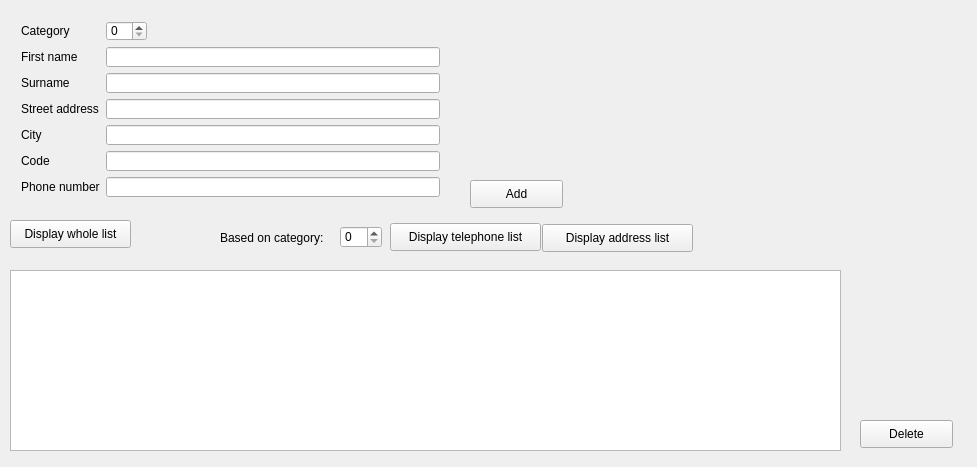
<?xml version="1.0" encoding="UTF-8"?>
<ui version="4.0">
 <class>MainWindow</class>
 <widget class="QMainWindow" name="MainWindow">
  <property name="geometry">
   <rect>
    <x>0</x>
    <y>0</y>
    <width>977</width>
    <height>467</height>
   </rect>
  </property>
  <property name="windowTitle">
   <string>Contacts</string>
  </property>
  <widget class="QWidget" name="centralWidget">
   <widget class="QWidget" name="formLayoutWidget">
    <property name="geometry">
     <rect>
      <x>10</x>
      <y>10</y>
      <width>441</width>
      <height>198</height>
     </rect>
    </property>
    <layout class="QFormLayout" name="formLayout">
     <property name="fieldGrowthPolicy">
      <enum>QFormLayout::AllNonFixedFieldsGrow</enum>
     </property>
     <item row="0" column="0">
      <widget class="QLabel" name="label">
       <property name="text">
        <string>Category</string>
       </property>
      </widget>
     </item>
     <item row="0" column="1">
      <widget class="QSpinBox" name="category">
       <property name="sizePolicy">
        <sizepolicy hsizetype="Fixed" vsizetype="Fixed">
         <horstretch>0</horstretch>
         <verstretch>0</verstretch>
        </sizepolicy>
       </property>
      </widget>
     </item>
     <item row="1" column="0">
      <widget class="QLabel" name="label_2">
       <property name="text">
        <string>First name</string>
       </property>
      </widget>
     </item>
     <item row="1" column="1">
      <widget class="QLineEdit" name="firstName"/>
     </item>
     <item row="2" column="0">
      <widget class="QLabel" name="label_3">
       <property name="text">
        <string>Surname</string>
       </property>
      </widget>
     </item>
     <item row="3" column="0">
      <widget class="QLabel" name="label_4">
       <property name="text">
        <string>Street address</string>
       </property>
      </widget>
     </item>
     <item row="4" column="0">
      <widget class="QLabel" name="label_6">
       <property name="text">
        <string>City</string>
       </property>
      </widget>
     </item>
     <item row="5" column="0">
      <widget class="QLabel" name="label_5">
       <property name="text">
        <string>Code</string>
       </property>
      </widget>
     </item>
     <item row="6" column="0">
      <widget class="QLabel" name="label_7">
       <property name="text">
        <string>Phone number</string>
       </property>
      </widget>
     </item>
     <item row="2" column="1">
      <widget class="QLineEdit" name="surname"/>
     </item>
     <item row="3" column="1">
      <widget class="QLineEdit" name="address"/>
     </item>
     <item row="4" column="1">
      <widget class="QLineEdit" name="city"/>
     </item>
     <item row="5" column="1">
      <widget class="QLineEdit" name="code"/>
     </item>
     <item row="6" column="1">
      <widget class="QLineEdit" name="phone"/>
     </item>
    </layout>
   </widget>
   <widget class="QPushButton" name="add">
    <property name="geometry">
     <rect>
      <x>470</x>
      <y>180</y>
      <width>93</width>
      <height>28</height>
     </rect>
    </property>
    <property name="text">
     <string>Add</string>
    </property>
   </widget>
   <widget class="QPushButton" name="deleteEntry">
    <property name="geometry">
     <rect>
      <x>860</x>
      <y>420</y>
      <width>93</width>
      <height>28</height>
     </rect>
    </property>
    <property name="text">
     <string>Delete</string>
    </property>
   </widget>
   <widget class="QListWidget" name="listWidget">
    <property name="geometry">
     <rect>
      <x>10</x>
      <y>270</y>
      <width>831</width>
      <height>181</height>
     </rect>
    </property>
   </widget>
   <widget class="QPushButton" name="displayWholeList">
    <property name="geometry">
     <rect>
      <x>10</x>
      <y>220</y>
      <width>121</width>
      <height>28</height>
     </rect>
    </property>
    <property name="text">
     <string>Display whole list</string>
    </property>
   </widget>
   <widget class="QLabel" name="label_8">
    <property name="geometry">
     <rect>
      <x>220</x>
      <y>230</y>
      <width>121</width>
      <height>16</height>
     </rect>
    </property>
    <property name="text">
     <string>Based on category:</string>
    </property>
   </widget>
   <widget class="QSpinBox" name="catToFind">
    <property name="geometry">
     <rect>
      <x>340</x>
      <y>226</y>
      <width>42</width>
      <height>22</height>
     </rect>
    </property>
   </widget>
   <widget class="QPushButton" name="displayTelList">
    <property name="geometry">
     <rect>
      <x>390</x>
      <y>223</y>
      <width>151</width>
      <height>28</height>
     </rect>
    </property>
    <property name="text">
     <string>Display telephone list</string>
    </property>
   </widget>
   <widget class="QPushButton" name="displayAddrList">
    <property name="geometry">
     <rect>
      <x>542</x>
      <y>224</y>
      <width>151</width>
      <height>28</height>
     </rect>
    </property>
    <property name="text">
     <string>Display address list</string>
    </property>
   </widget>
  </widget>
 </widget>
 <layoutdefault spacing="6" margin="11"/>
 <tabstops>
  <tabstop>category</tabstop>
  <tabstop>firstName</tabstop>
  <tabstop>surname</tabstop>
  <tabstop>address</tabstop>
  <tabstop>city</tabstop>
  <tabstop>code</tabstop>
  <tabstop>phone</tabstop>
  <tabstop>add</tabstop>
 </tabstops>
 <resources/>
 <connections/>
</ui>
